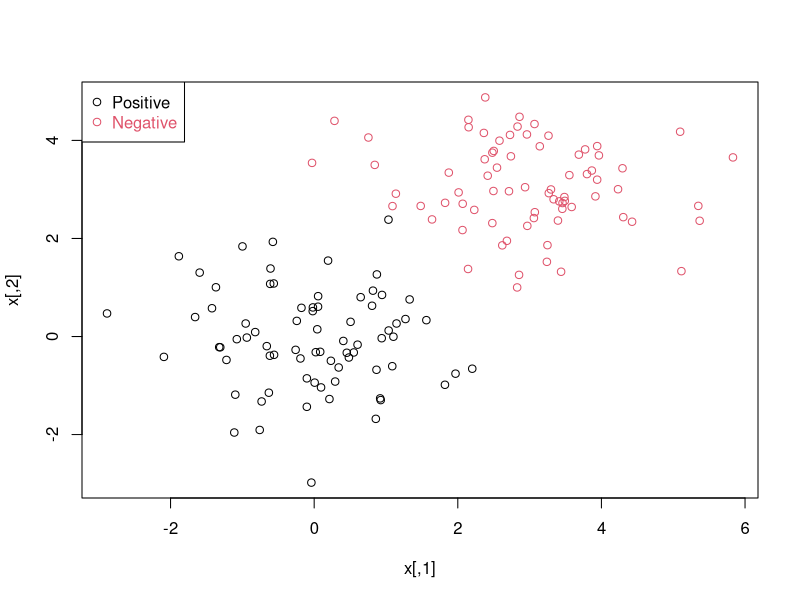
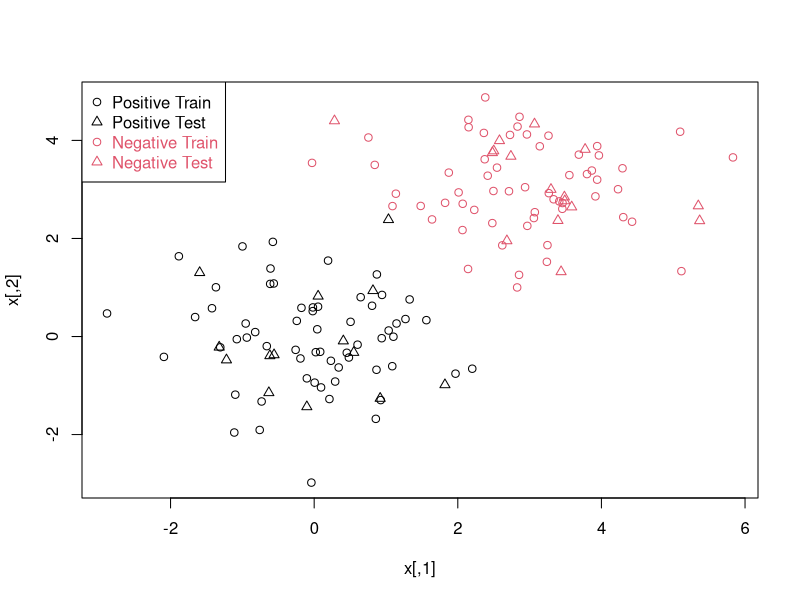

Write the R code that produced these figures, in order.
# dev.off()


n <- 150 # number of data points
p <- 2 # dimension
sigma <- 1 # variance of the distribution
meanpos <- 0 # centre of the distribution of positive examples
meanneg <- 3 # centre of the distribution of negative examples
npos <- round(n/2) # number of positive examples
nneg <- n-npos # number of negative examples
# Generate the positive and negative examples
xpos <- matrix(rnorm(npos*p,mean=meanpos,sd=sigma),npos,p)
xneg <- matrix(rnorm(nneg*p,mean=meanneg,sd=sigma),npos,p)
x <- rbind(xpos,xneg)
# Generate the labels
y <- matrix(c(rep(1,npos),rep(-1,nneg)))
# Visualize the data
plot(x,col=ifelse(y>0,1,2))
legend("topleft",c('Positive','Negative'),col=seq(2),pch=1,text.col=seq(2))
#
ntrain <- round(n*0.8) # number of training examples
tindex <- sample(n,ntrain) # indices of training samples
xtrain <- x[tindex,]
xtest <- x[-tindex,]
ytrain <- y[tindex]
ytest <- y[-tindex]
istrain=rep(0,n)
istrain[tindex]=1
# Visualize
plot(x,col=ifelse(y>0,1,2),pch=ifelse(istrain==1,1,2))
legend("topleft",c('Positive Train','Positive Test','Negative Train','Negative Test'),col=c(1,1,2,2), pch=c(1,2,1,2), text.col=c(1,1,2,2))

